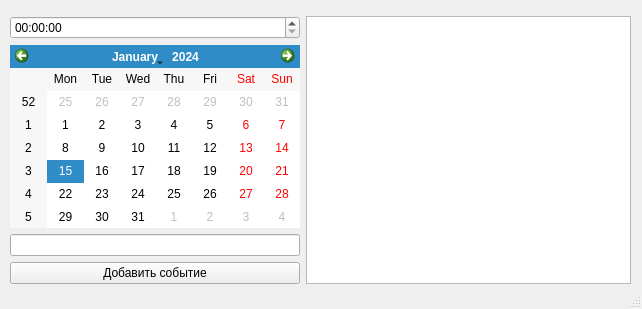
<?xml version="1.0" encoding="UTF-8"?>
<ui version="4.0">
 <class>MainWindow</class>
 <widget class="QMainWindow" name="MainWindow">
  <property name="geometry">
   <rect>
    <x>0</x>
    <y>0</y>
    <width>642</width>
    <height>309</height>
   </rect>
  </property>
  <property name="windowTitle">
   <string>MainWindow</string>
  </property>
  <widget class="QWidget" name="centralwidget">
   <widget class="QWidget" name="">
    <property name="geometry">
     <rect>
      <x>10</x>
      <y>16</y>
      <width>621</width>
      <height>268</height>
     </rect>
    </property>
    <layout class="QFormLayout" name="formLayout">
     <item row="0" column="0">
      <layout class="QVBoxLayout" name="verticalLayout">
       <item>
        <widget class="QTimeEdit" name="timeEdit">
         <property name="minimumSize">
          <size>
           <width>290</width>
           <height>0</height>
          </size>
         </property>
        </widget>
       </item>
       <item>
        <widget class="QCalendarWidget" name="calendarWidget"/>
       </item>
       <item>
        <widget class="QLineEdit" name="lineEdit"/>
       </item>
       <item>
        <widget class="QPushButton" name="pushButton">
         <property name="text">
          <string>Добавить событие</string>
         </property>
        </widget>
       </item>
      </layout>
     </item>
     <item row="0" column="1">
      <widget class="QListWidget" name="listWidget"/>
     </item>
    </layout>
   </widget>
  </widget>
  <widget class="QStatusBar" name="statusbar"/>
 </widget>
 <resources/>
 <connections/>
</ui>
